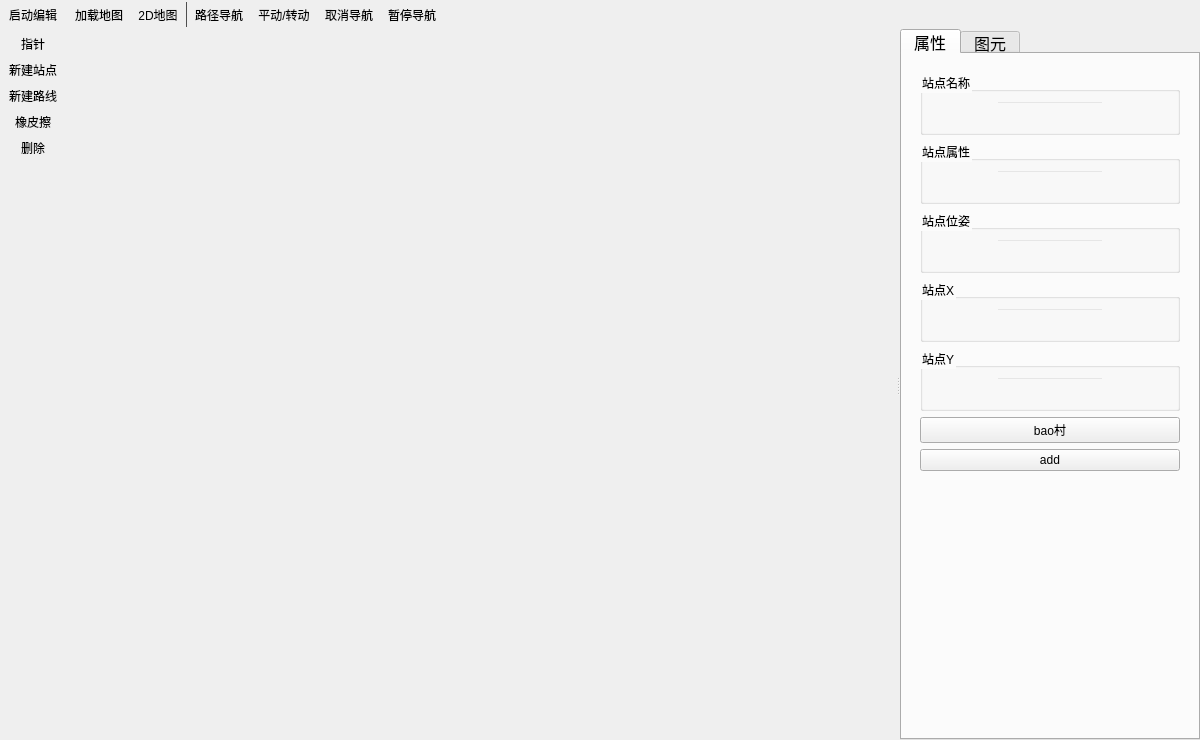
<?xml version="1.0" encoding="UTF-8"?>
<ui version="4.0">
 <class>Map</class>
 <widget class="QMainWindow" name="Map">
  <property name="geometry">
   <rect>
    <x>0</x>
    <y>0</y>
    <width>1200</width>
    <height>740</height>
   </rect>
  </property>
  <property name="focusPolicy">
   <enum>Qt::NoFocus</enum>
  </property>
  <property name="windowTitle">
   <string>MainWindow</string>
  </property>
  <widget class="QWidget" name="centralwidget">
   <layout class="QVBoxLayout" name="verticalLayout_11">
    <property name="leftMargin">
     <number>0</number>
    </property>
    <property name="topMargin">
     <number>0</number>
    </property>
    <property name="rightMargin">
     <number>0</number>
    </property>
    <property name="bottomMargin">
     <number>0</number>
    </property>
    <item>
     <widget class="QSplitter" name="splitter">
      <property name="sizePolicy">
       <sizepolicy hsizetype="Expanding" vsizetype="Preferred">
        <horstretch>0</horstretch>
        <verstretch>0</verstretch>
       </sizepolicy>
      </property>
      <property name="minimumSize">
       <size>
        <width>100</width>
        <height>0</height>
       </size>
      </property>
      <property name="focusPolicy">
       <enum>Qt::NoFocus</enum>
      </property>
      <property name="orientation">
       <enum>Qt::Horizontal</enum>
      </property>
      <property name="childrenCollapsible">
       <bool>false</bool>
      </property>
      <widget class="QWidget" name="widget_2" native="true">
       <property name="sizePolicy">
        <sizepolicy hsizetype="Preferred" vsizetype="Preferred">
         <horstretch>4</horstretch>
         <verstretch>0</verstretch>
        </sizepolicy>
       </property>
       <property name="minimumSize">
        <size>
         <width>300</width>
         <height>0</height>
        </size>
       </property>
       <layout class="QVBoxLayout" name="verticalLayout">
        <property name="leftMargin">
         <number>0</number>
        </property>
        <property name="topMargin">
         <number>0</number>
        </property>
        <property name="rightMargin">
         <number>0</number>
        </property>
        <property name="bottomMargin">
         <number>0</number>
        </property>
        <item>
         <widget class="Workspace" name="widget" native="true"/>
        </item>
       </layout>
      </widget>
      <widget class="QTabWidget" name="tabWidget">
       <property name="sizePolicy">
        <sizepolicy hsizetype="Maximum" vsizetype="Expanding">
         <horstretch>0</horstretch>
         <verstretch>0</verstretch>
        </sizepolicy>
       </property>
       <property name="minimumSize">
        <size>
         <width>300</width>
         <height>0</height>
        </size>
       </property>
       <property name="maximumSize">
        <size>
         <width>16777215</width>
         <height>16777215</height>
        </size>
       </property>
       <property name="font">
        <font>
         <family>黑体</family>
         <pointsize>11</pointsize>
        </font>
       </property>
       <property name="styleSheet">
        <string notr="true">QTabBar::tab{
	width:60px;				
	height:25px;
    font-size: 16px;
    	
	font-family: &quot;SimHei&quot;;			
}</string>
       </property>
       <property name="currentIndex">
        <number>0</number>
       </property>
       <widget class="QWidget" name="tab">
        <attribute name="title">
         <string>属性</string>
        </attribute>
        <layout class="QVBoxLayout" name="verticalLayout_3">
         <item>
          <widget class="QStackedWidget" name="stackedWidget_2">
           <property name="font">
            <font>
             <family>黑体</family>
             <pointsize>11</pointsize>
             <weight>50</weight>
             <italic>false</italic>
             <bold>false</bold>
            </font>
           </property>
           <property name="styleSheet">
            <string notr="true">color: rgb(0, 0, 0);
font: 11pt &quot;黑体&quot;;</string>
           </property>
           <property name="currentIndex">
            <number>1</number>
           </property>
           <widget class="QWidget" name="page_3">
            <layout class="QVBoxLayout" name="verticalLayout_4">
             <item>
              <widget class="QGroupBox" name="MapName_box">
               <property name="styleSheet">
                <string notr="true"/>
               </property>
               <property name="title">
                <string>地图名称</string>
               </property>
               <layout class="QVBoxLayout" name="verticalLayout_5">
                <item>
                 <layout class="QHBoxLayout" name="horizontalLayout_7">
                  <item>
                   <spacer name="horizontalSpacer_7">
                    <property name="orientation">
                     <enum>Qt::Horizontal</enum>
                    </property>
                    <property name="sizeHint" stdset="0">
                     <size>
                      <width>40</width>
                      <height>20</height>
                     </size>
                    </property>
                   </spacer>
                  </item>
                  <item>
                   <widget class="QLineEdit" name="Name_Edit">
                    <property name="styleSheet">
                     <string notr="true">background-color:transparent;</string>
                    </property>
                   </widget>
                  </item>
                  <item>
                   <spacer name="horizontalSpacer_8">
                    <property name="orientation">
                     <enum>Qt::Horizontal</enum>
                    </property>
                    <property name="sizeHint" stdset="0">
                     <size>
                      <width>40</width>
                      <height>20</height>
                     </size>
                    </property>
                   </spacer>
                  </item>
                 </layout>
                </item>
               </layout>
              </widget>
             </item>
             <item>
              <widget class="QGroupBox" name="MapName_box_2">
               <property name="title">
                <string>地图版本</string>
               </property>
               <layout class="QGridLayout" name="gridLayout_2">
                <item row="0" column="0">
                 <layout class="QHBoxLayout" name="horizontalLayout_8">
                  <item>
                   <spacer name="horizontalSpacer_9">
                    <property name="orientation">
                     <enum>Qt::Horizontal</enum>
                    </property>
                    <property name="sizeHint" stdset="0">
                     <size>
                      <width>40</width>
                      <height>20</height>
                     </size>
                    </property>
                   </spacer>
                  </item>
                  <item>
                   <widget class="QLineEdit" name="Version_Edit">
                    <property name="styleSheet">
                     <string notr="true">background-color:transparent;</string>
                    </property>
                   </widget>
                  </item>
                  <item>
                   <spacer name="horizontalSpacer_10">
                    <property name="orientation">
                     <enum>Qt::Horizontal</enum>
                    </property>
                    <property name="sizeHint" stdset="0">
                     <size>
                      <width>40</width>
                      <height>20</height>
                     </size>
                    </property>
                   </spacer>
                  </item>
                 </layout>
                </item>
               </layout>
              </widget>
             </item>
             <item>
              <widget class="QGroupBox" name="MapName_box_4">
               <property name="title">
                <string>最大位置</string>
               </property>
               <layout class="QGridLayout" name="gridLayout_3">
                <item row="0" column="0">
                 <layout class="QHBoxLayout" name="horizontalLayout_15">
                  <item>
                   <spacer name="horizontalSpacer_23">
                    <property name="orientation">
                     <enum>Qt::Horizontal</enum>
                    </property>
                    <property name="sizeHint" stdset="0">
                     <size>
                      <width>40</width>
                      <height>20</height>
                     </size>
                    </property>
                   </spacer>
                  </item>
                  <item>
                   <widget class="QLineEdit" name="MaxPos_Edit">
                    <property name="styleSheet">
                     <string notr="true">background-color:transparent;</string>
                    </property>
                   </widget>
                  </item>
                  <item>
                   <spacer name="horizontalSpacer_24">
                    <property name="orientation">
                     <enum>Qt::Horizontal</enum>
                    </property>
                    <property name="sizeHint" stdset="0">
                     <size>
                      <width>40</width>
                      <height>20</height>
                     </size>
                    </property>
                   </spacer>
                  </item>
                 </layout>
                </item>
               </layout>
              </widget>
             </item>
             <item>
              <widget class="QGroupBox" name="MapName_box_6">
               <property name="title">
                <string>最小位置</string>
               </property>
               <layout class="QGridLayout" name="gridLayout_4">
                <item row="0" column="0">
                 <layout class="QHBoxLayout" name="horizontalLayout_16">
                  <item>
                   <spacer name="horizontalSpacer_25">
                    <property name="orientation">
                     <enum>Qt::Horizontal</enum>
                    </property>
                    <property name="sizeHint" stdset="0">
                     <size>
                      <width>40</width>
                      <height>20</height>
                     </size>
                    </property>
                   </spacer>
                  </item>
                  <item>
                   <widget class="QLineEdit" name="MinPos_Edit">
                    <property name="styleSheet">
                     <string notr="true">background-color:transparent;</string>
                    </property>
                   </widget>
                  </item>
                  <item>
                   <spacer name="horizontalSpacer_26">
                    <property name="orientation">
                     <enum>Qt::Horizontal</enum>
                    </property>
                    <property name="sizeHint" stdset="0">
                     <size>
                      <width>40</width>
                      <height>20</height>
                     </size>
                    </property>
                   </spacer>
                  </item>
                 </layout>
                </item>
               </layout>
              </widget>
             </item>
             <item>
              <widget class="QGroupBox" name="MapName_box_8">
               <property name="title">
                <string>地图类型</string>
               </property>
               <layout class="QGridLayout" name="gridLayout_5">
                <item row="0" column="0">
                 <layout class="QHBoxLayout" name="horizontalLayout_17">
                  <item>
                   <spacer name="horizontalSpacer_27">
                    <property name="orientation">
                     <enum>Qt::Horizontal</enum>
                    </property>
                    <property name="sizeHint" stdset="0">
                     <size>
                      <width>40</width>
                      <height>20</height>
                     </size>
                    </property>
                   </spacer>
                  </item>
                  <item>
                   <widget class="QLineEdit" name="MapType_Edit">
                    <property name="styleSheet">
                     <string notr="true">background-color:transparent;</string>
                    </property>
                   </widget>
                  </item>
                  <item>
                   <spacer name="horizontalSpacer_28">
                    <property name="orientation">
                     <enum>Qt::Horizontal</enum>
                    </property>
                    <property name="sizeHint" stdset="0">
                     <size>
                      <width>40</width>
                      <height>20</height>
                     </size>
                    </property>
                   </spacer>
                  </item>
                 </layout>
                </item>
               </layout>
              </widget>
             </item>
             <item>
              <widget class="QGroupBox" name="MapName_box_10">
               <property name="title">
                <string>地图面积</string>
               </property>
               <layout class="QGridLayout" name="gridLayout_7">
                <item row="0" column="0">
                 <layout class="QGridLayout" name="gridLayout_6">
                  <item row="0" column="0">
                   <spacer name="horizontalSpacer_29">
                    <property name="orientation">
                     <enum>Qt::Horizontal</enum>
                    </property>
                    <property name="sizeHint" stdset="0">
                     <size>
                      <width>40</width>
                      <height>20</height>
                     </size>
                    </property>
                   </spacer>
                  </item>
                  <item row="0" column="1">
                   <widget class="QLineEdit" name="lineEdit_13">
                    <property name="styleSheet">
                     <string notr="true">background-color:transparent;</string>
                    </property>
                   </widget>
                  </item>
                  <item row="0" column="2">
                   <spacer name="horizontalSpacer_30">
                    <property name="orientation">
                     <enum>Qt::Horizontal</enum>
                    </property>
                    <property name="sizeHint" stdset="0">
                     <size>
                      <width>40</width>
                      <height>20</height>
                     </size>
                    </property>
                   </spacer>
                  </item>
                 </layout>
                </item>
               </layout>
              </widget>
             </item>
             <item>
              <widget class="QGroupBox" name="MapName_box_12">
               <property name="title">
                <string>连线数量</string>
               </property>
               <layout class="QGridLayout" name="gridLayout_8">
                <item row="0" column="0">
                 <layout class="QHBoxLayout" name="horizontalLayout_18">
                  <item>
                   <spacer name="horizontalSpacer_31">
                    <property name="orientation">
                     <enum>Qt::Horizontal</enum>
                    </property>
                    <property name="sizeHint" stdset="0">
                     <size>
                      <width>40</width>
                      <height>20</height>
                     </size>
                    </property>
                   </spacer>
                  </item>
                  <item>
                   <widget class="QLineEdit" name="Line_Edit">
                    <property name="styleSheet">
                     <string notr="true">background-color:transparent;</string>
                    </property>
                   </widget>
                  </item>
                  <item>
                   <spacer name="horizontalSpacer_32">
                    <property name="orientation">
                     <enum>Qt::Horizontal</enum>
                    </property>
                    <property name="sizeHint" stdset="0">
                     <size>
                      <width>40</width>
                      <height>20</height>
                     </size>
                    </property>
                   </spacer>
                  </item>
                 </layout>
                </item>
               </layout>
              </widget>
             </item>
             <item>
              <widget class="QGroupBox" name="MapName_box_14">
               <property name="title">
                <string>站点数量</string>
               </property>
               <layout class="QGridLayout" name="gridLayout_9">
                <item row="0" column="0">
                 <layout class="QHBoxLayout" name="horizontalLayout_19">
                  <item>
                   <spacer name="horizontalSpacer_33">
                    <property name="orientation">
                     <enum>Qt::Horizontal</enum>
                    </property>
                    <property name="sizeHint" stdset="0">
                     <size>
                      <width>40</width>
                      <height>20</height>
                     </size>
                    </property>
                   </spacer>
                  </item>
                  <item>
                   <widget class="QLineEdit" name="Point_Edit">
                    <property name="styleSheet">
                     <string notr="true">background-color:transparent;</string>
                    </property>
                   </widget>
                  </item>
                  <item>
                   <spacer name="horizontalSpacer_34">
                    <property name="orientation">
                     <enum>Qt::Horizontal</enum>
                    </property>
                    <property name="sizeHint" stdset="0">
                     <size>
                      <width>40</width>
                      <height>20</height>
                     </size>
                    </property>
                   </spacer>
                  </item>
                 </layout>
                </item>
               </layout>
              </widget>
             </item>
            </layout>
           </widget>
           <widget class="QWidget" name="page_4">
            <layout class="QVBoxLayout" name="verticalLayout_16">
             <item>
              <layout class="QVBoxLayout" name="verticalLayout_15">
               <item>
                <layout class="QVBoxLayout" name="verticalLayout_10">
                 <item>
                  <widget class="QGroupBox" name="MapName_box_3">
                   <property name="styleSheet">
                    <string notr="true"/>
                   </property>
                   <property name="title">
                    <string>站点名称</string>
                   </property>
                   <layout class="QVBoxLayout" name="verticalLayout_6">
                    <item>
                     <layout class="QHBoxLayout" name="horizontalLayout_9">
                      <item>
                       <spacer name="horizontalSpacer_11">
                        <property name="orientation">
                         <enum>Qt::Horizontal</enum>
                        </property>
                        <property name="sizeHint" stdset="0">
                         <size>
                          <width>40</width>
                          <height>20</height>
                         </size>
                        </property>
                       </spacer>
                      </item>
                      <item>
                       <widget class="QLineEdit" name="PointName_Edit">
                        <property name="styleSheet">
                         <string notr="true">background-color:transparent;</string>
                        </property>
                       </widget>
                      </item>
                      <item>
                       <spacer name="horizontalSpacer_12">
                        <property name="orientation">
                         <enum>Qt::Horizontal</enum>
                        </property>
                        <property name="sizeHint" stdset="0">
                         <size>
                          <width>40</width>
                          <height>20</height>
                         </size>
                        </property>
                       </spacer>
                      </item>
                     </layout>
                    </item>
                   </layout>
                  </widget>
                 </item>
                 <item>
                  <widget class="QGroupBox" name="MapName_box_5">
                   <property name="styleSheet">
                    <string notr="true"/>
                   </property>
                   <property name="title">
                    <string>站点属性</string>
                   </property>
                   <layout class="QVBoxLayout" name="verticalLayout_7">
                    <item>
                     <layout class="QHBoxLayout" name="horizontalLayout_10">
                      <item>
                       <spacer name="horizontalSpacer_13">
                        <property name="orientation">
                         <enum>Qt::Horizontal</enum>
                        </property>
                        <property name="sizeHint" stdset="0">
                         <size>
                          <width>40</width>
                          <height>20</height>
                         </size>
                        </property>
                       </spacer>
                      </item>
                      <item>
                       <widget class="QLineEdit" name="Name_Edit_3">
                        <property name="styleSheet">
                         <string notr="true">background-color:transparent;</string>
                        </property>
                       </widget>
                      </item>
                      <item>
                       <spacer name="horizontalSpacer_14">
                        <property name="orientation">
                         <enum>Qt::Horizontal</enum>
                        </property>
                        <property name="sizeHint" stdset="0">
                         <size>
                          <width>40</width>
                          <height>20</height>
                         </size>
                        </property>
                       </spacer>
                      </item>
                     </layout>
                    </item>
                   </layout>
                  </widget>
                 </item>
                 <item>
                  <widget class="QGroupBox" name="MapName_box_21">
                   <property name="styleSheet">
                    <string notr="true"/>
                   </property>
                   <property name="title">
                    <string>站点位姿</string>
                   </property>
                   <layout class="QVBoxLayout" name="verticalLayout_12">
                    <item>
                     <layout class="QHBoxLayout" name="horizontalLayout_25">
                      <item>
                       <spacer name="horizontalSpacer_47">
                        <property name="orientation">
                         <enum>Qt::Horizontal</enum>
                        </property>
                        <property name="sizeHint" stdset="0">
                         <size>
                          <width>40</width>
                          <height>20</height>
                         </size>
                        </property>
                       </spacer>
                      </item>
                      <item>
                       <widget class="QLineEdit" name="PointAngle_edit">
                        <property name="styleSheet">
                         <string notr="true">background-color:transparent;</string>
                        </property>
                       </widget>
                      </item>
                      <item>
                       <spacer name="horizontalSpacer_48">
                        <property name="orientation">
                         <enum>Qt::Horizontal</enum>
                        </property>
                        <property name="sizeHint" stdset="0">
                         <size>
                          <width>40</width>
                          <height>20</height>
                         </size>
                        </property>
                       </spacer>
                      </item>
                     </layout>
                    </item>
                   </layout>
                  </widget>
                 </item>
                 <item>
                  <widget class="QGroupBox" name="MapName_box_22">
                   <property name="styleSheet">
                    <string notr="true"/>
                   </property>
                   <property name="title">
                    <string>站点X</string>
                   </property>
                   <layout class="QVBoxLayout" name="verticalLayout_13">
                    <item>
                     <layout class="QHBoxLayout" name="horizontalLayout_26">
                      <item>
                       <spacer name="horizontalSpacer_49">
                        <property name="orientation">
                         <enum>Qt::Horizontal</enum>
                        </property>
                        <property name="sizeHint" stdset="0">
                         <size>
                          <width>40</width>
                          <height>20</height>
                         </size>
                        </property>
                       </spacer>
                      </item>
                      <item>
                       <widget class="QLineEdit" name="PointX_edit">
                        <property name="styleSheet">
                         <string notr="true">background-color:transparent;</string>
                        </property>
                       </widget>
                      </item>
                      <item>
                       <spacer name="horizontalSpacer_50">
                        <property name="orientation">
                         <enum>Qt::Horizontal</enum>
                        </property>
                        <property name="sizeHint" stdset="0">
                         <size>
                          <width>40</width>
                          <height>20</height>
                         </size>
                        </property>
                       </spacer>
                      </item>
                     </layout>
                    </item>
                   </layout>
                  </widget>
                 </item>
                 <item>
                  <widget class="QGroupBox" name="MapName_box_23">
                   <property name="styleSheet">
                    <string notr="true"/>
                   </property>
                   <property name="title">
                    <string>站点Y</string>
                   </property>
                   <layout class="QVBoxLayout" name="verticalLayout_14">
                    <item>
                     <layout class="QHBoxLayout" name="horizontalLayout_27">
                      <item>
                       <spacer name="horizontalSpacer_51">
                        <property name="orientation">
                         <enum>Qt::Horizontal</enum>
                        </property>
                        <property name="sizeHint" stdset="0">
                         <size>
                          <width>40</width>
                          <height>20</height>
                         </size>
                        </property>
                       </spacer>
                      </item>
                      <item>
                       <widget class="QLineEdit" name="PointY_edit">
                        <property name="styleSheet">
                         <string notr="true">background-color:transparent;</string>
                        </property>
                       </widget>
                      </item>
                      <item>
                       <spacer name="horizontalSpacer_52">
                        <property name="orientation">
                         <enum>Qt::Horizontal</enum>
                        </property>
                        <property name="sizeHint" stdset="0">
                         <size>
                          <width>40</width>
                          <height>20</height>
                         </size>
                        </property>
                       </spacer>
                      </item>
                     </layout>
                    </item>
                   </layout>
                  </widget>
                 </item>
                 <item>
                  <widget class="QPushButton" name="SaveButton">
                   <property name="text">
                    <string>bao村</string>
                   </property>
                  </widget>
                 </item>
                 <item>
                  <widget class="QPushButton" name="pushButton">
                   <property name="text">
                    <string>add</string>
                   </property>
                  </widget>
                 </item>
                </layout>
               </item>
               <item>
                <spacer name="verticalSpacer_3">
                 <property name="orientation">
                  <enum>Qt::Vertical</enum>
                 </property>
                 <property name="sizeHint" stdset="0">
                  <size>
                   <width>20</width>
                   <height>40</height>
                  </size>
                 </property>
                </spacer>
               </item>
              </layout>
             </item>
            </layout>
           </widget>
          </widget>
         </item>
        </layout>
       </widget>
       <widget class="QWidget" name="tab_2">
        <attribute name="title">
         <string>图元</string>
        </attribute>
        <layout class="QVBoxLayout" name="verticalLayout_2">
         <item>
          <widget class="QScrollArea" name="scrollArea">
           <property name="widgetResizable">
            <bool>true</bool>
           </property>
           <widget class="QWidget" name="scrollAreaWidgetContents">
            <property name="geometry">
             <rect>
              <x>0</x>
              <y>0</y>
              <width>280</width>
              <height>642</height>
             </rect>
            </property>
            <layout class="QVBoxLayout" name="verticalLayout_9">
             <item>
              <layout class="QVBoxLayout" name="verticalLayout_8">
               <item>
                <layout class="QHBoxLayout" name="horizontalLayout_6">
                 <item>
                  <widget class="QComboBox" name="comboBox">
                   <item>
                    <property name="text">
                     <string>Dijistra算法</string>
                    </property>
                   </item>
                   <item>
                    <property name="text">
                     <string>A*算法</string>
                    </property>
                   </item>
                  </widget>
                 </item>
                 <item>
                  <widget class="QLineEdit" name="lineEdit"/>
                 </item>
                </layout>
               </item>
               <item>
                <spacer name="verticalSpacer_2">
                 <property name="orientation">
                  <enum>Qt::Vertical</enum>
                 </property>
                 <property name="sizeType">
                  <enum>QSizePolicy::Fixed</enum>
                 </property>
                 <property name="sizeHint" stdset="0">
                  <size>
                   <width>20</width>
                   <height>30</height>
                  </size>
                 </property>
                </spacer>
               </item>
               <item>
                <layout class="QHBoxLayout" name="horizontalLayout_2">
                 <property name="spacing">
                  <number>40</number>
                 </property>
                 <item>
                  <widget class="QToolButton" name="toolButton">
                   <property name="text">
                    <string>抢占控制权</string>
                   </property>
                  </widget>
                 </item>
                 <item>
                  <widget class="QComboBox" name="comboBox_2">
                   <property name="sizePolicy">
                    <sizepolicy hsizetype="Fixed" vsizetype="Fixed">
                     <horstretch>0</horstretch>
                     <verstretch>0</verstretch>
                    </sizepolicy>
                   </property>
                   <item>
                    <property name="text">
                     <string>AMR[0]</string>
                    </property>
                   </item>
                   <item>
                    <property name="text">
                     <string>AMR[1]</string>
                    </property>
                   </item>
                  </widget>
                 </item>
                </layout>
               </item>
               <item>
                <spacer name="verticalSpacer">
                 <property name="orientation">
                  <enum>Qt::Vertical</enum>
                 </property>
                 <property name="sizeType">
                  <enum>QSizePolicy::Fixed</enum>
                 </property>
                 <property name="sizeHint" stdset="0">
                  <size>
                   <width>20</width>
                   <height>30</height>
                  </size>
                 </property>
                </spacer>
               </item>
               <item>
                <widget class="QListWidget" name="listWidget">
                 <property name="minimumSize">
                  <size>
                   <width>0</width>
                   <height>400</height>
                  </size>
                 </property>
                 <property name="styleSheet">
                  <string notr="true">QListWidget {
    background-color: rgba(128, 128, 128, 10);
    border: 1px solid #555555;
}

QListWidget::item {
    padding: 10px;
    background-color: rgba(180, 180, 180, 100);
    color: #FFFFFF;
}

QListWidget::item:selected {
    background-color: #4682B4;
}

QListWidget::item:hover {
    background-color: #778899;  /* 更改鼠标悬停时的颜色 */
    border: 1px solid #555555;
}</string>
                 </property>
                </widget>
               </item>
              </layout>
             </item>
            </layout>
           </widget>
          </widget>
         </item>
        </layout>
       </widget>
      </widget>
     </widget>
    </item>
   </layout>
  </widget>
  <widget class="QToolBar" name="toolBar">
   <property name="font">
    <font>
     <pointsize>8</pointsize>
    </font>
   </property>
   <property name="windowTitle">
    <string>toolBar</string>
   </property>
   <property name="styleSheet">
    <string notr="true">QToolBar{
	border-color: rgb(0, 0, 0);
	border:0px solid;
}</string>
   </property>
   <property name="movable">
    <bool>false</bool>
   </property>
   <property name="iconSize">
    <size>
     <width>24</width>
     <height>24</height>
    </size>
   </property>
   <property name="toolButtonStyle">
    <enum>Qt::ToolButtonTextUnderIcon</enum>
   </property>
   <attribute name="toolBarArea">
    <enum>TopToolBarArea</enum>
   </attribute>
   <attribute name="toolBarBreak">
    <bool>false</bool>
   </attribute>
   <addaction name="action_editmap"/>
  </widget>
  <widget class="QToolBar" name="editBar">
   <property name="windowTitle">
    <string>toolBar_2</string>
   </property>
   <property name="styleSheet">
    <string notr="true">QToolBar{
	border-color: rgb(0, 0, 0);
	border:0px solid;
}</string>
   </property>
   <property name="movable">
    <bool>false</bool>
   </property>
   <attribute name="toolBarArea">
    <enum>LeftToolBarArea</enum>
   </attribute>
   <attribute name="toolBarBreak">
    <bool>false</bool>
   </attribute>
   <addaction name="action_pointer"/>
   <addaction name="action_pot"/>
   <addaction name="action_route"/>
   <addaction name="action_eraser"/>
   <addaction name="action_delete"/>
  </widget>
  <widget class="QToolBar" name="toolBar_3">
   <property name="font">
    <font>
     <pointsize>8</pointsize>
    </font>
   </property>
   <property name="windowTitle">
    <string>toolBar_3</string>
   </property>
   <property name="styleSheet">
    <string notr="true">QToolBar{
	border-color: rgb(0, 0, 0);
	border:0px solid;
}
QToolBar::separator { 
	width: 1px;
	background-color: #4f4f4f
}</string>
   </property>
   <property name="movable">
    <bool>false</bool>
   </property>
   <property name="iconSize">
    <size>
     <width>24</width>
     <height>24</height>
    </size>
   </property>
   <property name="toolButtonStyle">
    <enum>Qt::ToolButtonTextUnderIcon</enum>
   </property>
   <attribute name="toolBarArea">
    <enum>TopToolBarArea</enum>
   </attribute>
   <attribute name="toolBarBreak">
    <bool>false</bool>
   </attribute>
   <addaction name="action_loadmap"/>
   <addaction name="action_2dmap"/>
   <addaction name="separator"/>
   <addaction name="action_free_navi"/>
   <addaction name="action_revolve"/>
   <addaction name="action_cancel_navi"/>
   <addaction name="action_pause_navi"/>
  </widget>
  <action name="action_editmap">
   <property name="icon">
    <iconset resource="res.qrc">
     <normaloff>:/Icon/edit.png</normaloff>:/Icon/edit.png</iconset>
   </property>
   <property name="text">
    <string>启动编辑</string>
   </property>
   <property name="toolTip">
    <string>启用编辑</string>
   </property>
  </action>
  <action name="action_loadmap">
   <property name="icon">
    <iconset resource="res.qrc">
     <normaloff>:/Icon/open.png</normaloff>:/Icon/open.png</iconset>
   </property>
   <property name="text">
    <string>加载地图</string>
   </property>
   <property name="toolTip">
    <string>加载地图</string>
   </property>
  </action>
  <action name="action_2dmap">
   <property name="icon">
    <iconset resource="res.qrc">
     <normaloff>:/Icon/2dmap.png</normaloff>:/Icon/2dmap.png</iconset>
   </property>
   <property name="text">
    <string>2D地图</string>
   </property>
   <property name="toolTip">
    <string>2D地图</string>
   </property>
  </action>
  <action name="action_pointer">
   <property name="icon">
    <iconset resource="res.qrc">
     <normaloff>:/Icon/pointer.png</normaloff>:/Icon/pointer.png</iconset>
   </property>
   <property name="text">
    <string>指针</string>
   </property>
   <property name="toolTip">
    <string>指针</string>
   </property>
  </action>
  <action name="action_pot">
   <property name="icon">
    <iconset resource="res.qrc">
     <normaloff>:/Icon/pot.png</normaloff>:/Icon/pot.png</iconset>
   </property>
   <property name="text">
    <string>新建站点</string>
   </property>
  </action>
  <action name="action_route">
   <property name="icon">
    <iconset resource="res.qrc">
     <normaloff>:/Icon/route.png</normaloff>:/Icon/route.png</iconset>
   </property>
   <property name="text">
    <string>新建路线</string>
   </property>
  </action>
  <action name="action_eraser">
   <property name="icon">
    <iconset resource="res.qrc">
     <normaloff>:/Icon/eraser.png</normaloff>:/Icon/eraser.png</iconset>
   </property>
   <property name="text">
    <string>橡皮擦</string>
   </property>
  </action>
  <action name="action_delete">
   <property name="icon">
    <iconset resource="res.qrc">
     <normaloff>:/Icon/delete.png</normaloff>:/Icon/delete.png</iconset>
   </property>
   <property name="text">
    <string>删除</string>
   </property>
   <property name="toolTip">
    <string>删除</string>
   </property>
  </action>
  <action name="action_free_navi">
   <property name="icon">
    <iconset resource="res.qrc">
     <normaloff>:/Icon/PathNavi.png</normaloff>:/Icon/PathNavi.png</iconset>
   </property>
   <property name="text">
    <string>路径导航</string>
   </property>
   <property name="toolTip">
    <string>路径导航</string>
   </property>
  </action>
  <action name="action_cancel_navi">
   <property name="icon">
    <iconset resource="res.qrc">
     <normaloff>:/Icon/CancelNavi.png</normaloff>:/Icon/CancelNavi.png</iconset>
   </property>
   <property name="text">
    <string>取消导航</string>
   </property>
   <property name="toolTip">
    <string>取消导航</string>
   </property>
   <property name="font">
    <font/>
   </property>
  </action>
  <action name="action_pause_navi">
   <property name="icon">
    <iconset resource="res.qrc">
     <normaloff>:/Icon/PauseNavi.png</normaloff>:/Icon/PauseNavi.png</iconset>
   </property>
   <property name="text">
    <string>暂停导航</string>
   </property>
  </action>
  <action name="action_revolve">
   <property name="icon">
    <iconset resource="res.qrc">
     <normaloff>:/Icon/revolve.png</normaloff>:/Icon/revolve.png</iconset>
   </property>
   <property name="text">
    <string>平动/转动</string>
   </property>
  </action>
 </widget>
 <customwidgets>
  <customwidget>
   <class>Workspace</class>
   <extends>QWidget</extends>
   <header>workspace.h</header>
   <container>1</container>
  </customwidget>
 </customwidgets>
 <resources>
  <include location="res.qrc"/>
 </resources>
 <connections/>
</ui>
